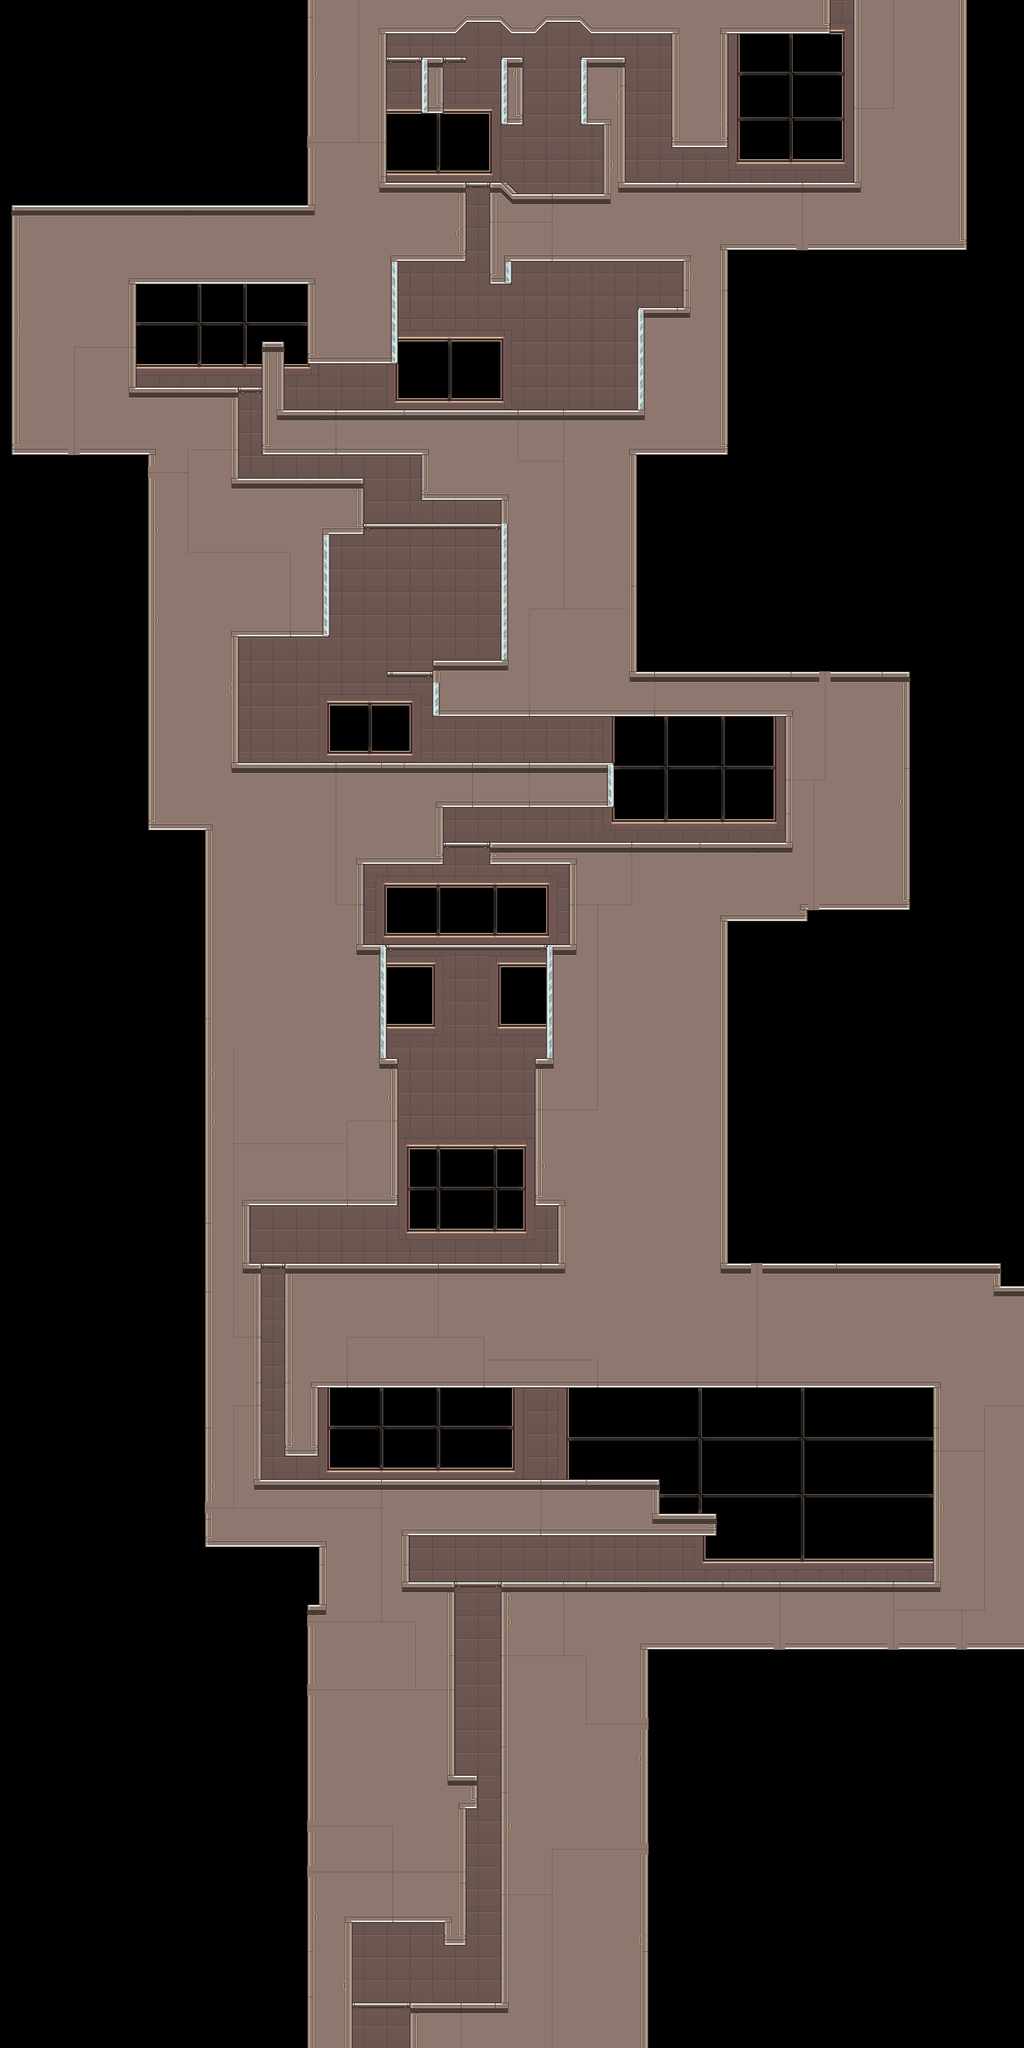

Below is a game level as drawn by its tile map, then a one-line description and the .tmx that defines it (tile-layer data replaced by summaries):
An orthogonal 90x180 tile map with 16x16 px tiles, 3 tile layers (Tile Layer 1, Tile Layer 2, Tile Layer 3).

<map version="1.0" orientation="orthogonal" renderorder="right-down" width="90" height="180" tilewidth="16" tileheight="16" nextobjectid="1">
 <tileset firstgid="1" name="0_RADIO2" tilewidth="16" tileheight="16" tilecount="1800" columns="20">
  <image source="../../../tileset/0_RADIO2.png" width="320" height="1441" />
 </tileset>
 <imagelayer name="Image Layer 1" />
 <layer name="Tile Layer 1" width="90" height="180">
  <data>[16200 cells, 8650 non-empty, 70 distinct tile ids]</data>
 </layer>
 <layer name="Tile Layer 2" width="90" height="180">
  <data>[16200 cells, 60 non-empty, 9 distinct tile ids]</data>
 </layer>
 <layer name="Tile Layer 3" width="90" height="180">
  <data>[16200 cells, 570 non-empty, 21 distinct tile ids]</data>
 </layer>
</map>
